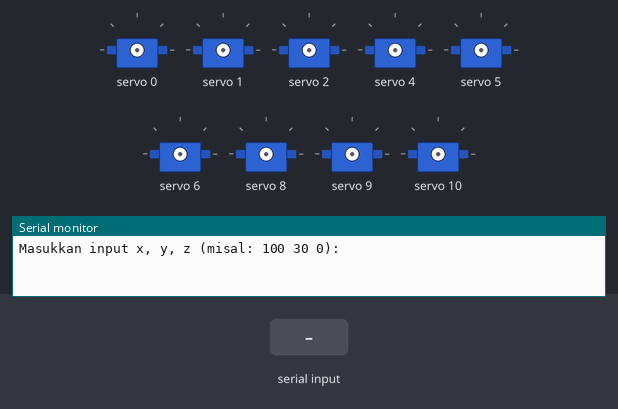
A sketch run on a simulated Arduino Uno, built with avr-gcc and run on an emulated ATmega328P. On the bench: 9 × servo, the last lines printed to the serial monitor. Inputs (shaded band) come from the test bench.

Above: at 1.2 s.
1.3 s: "90,45,200\n" received over Serial
At 3.5 s:
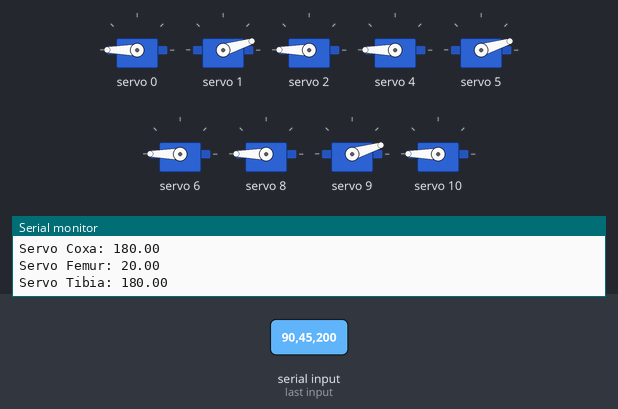
3.8 s: "30,150,10\n" received over Serial
At 5.7 s:
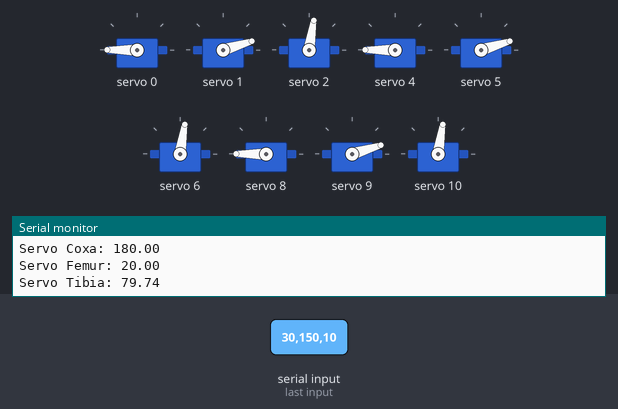
6.3 s: "90,45\n" received over Serial
At 9.1 s:
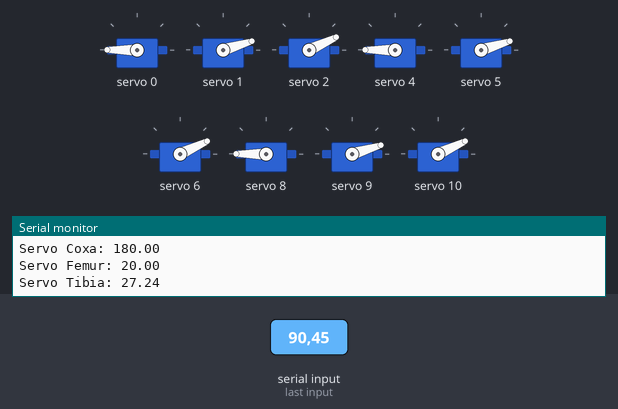
9.3 s: "30,150\n" received over Serial
At 10.7 s:
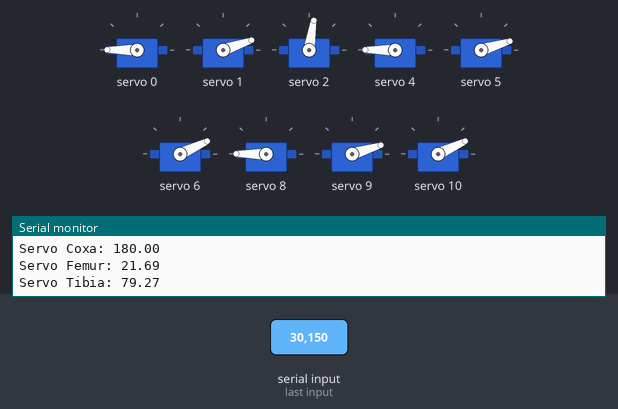
12.3 s: "5\n" received over Serial
At 14.7 s:
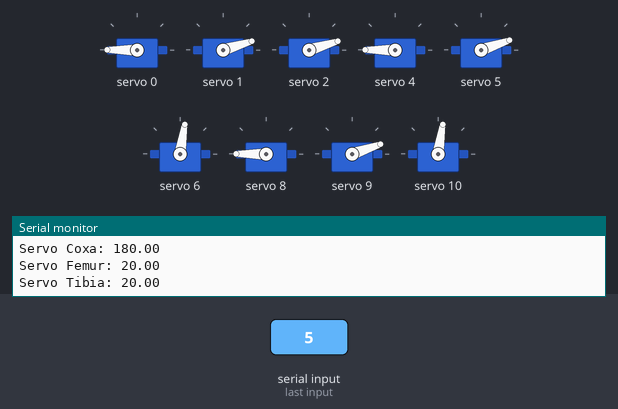
15.3 s: "200\n" received over Serial
At 19.1 s:
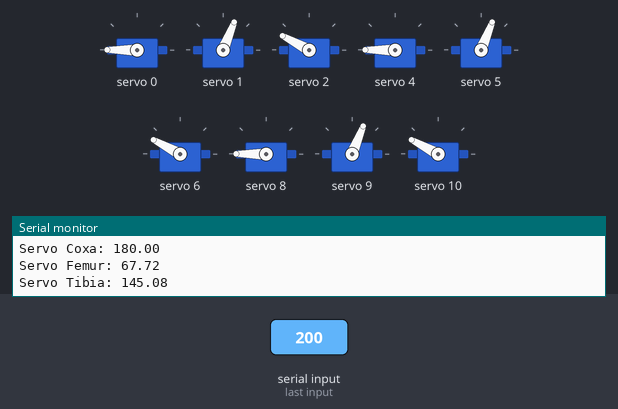
Timing chart, 0 to 19.3 s (numbered marks = the images above; inputs shaded):
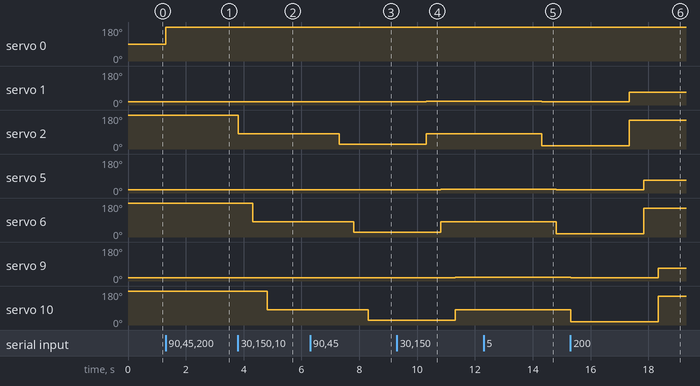

Measured:
- after the input at 1.3 s, servo 0: 90° → 180° at once
- after the input at 3.8 s, servo 2: 180° → 81° at once; servo 6: 180° → 81° after 0.52 s; servo 10: 180° → 81° after 1.0 s
- after the input at 6.3 s, servo 2: 81° → 25° after 1.0 s; servo 6: 81° → 25° after 1.5 s; servo 10: 81° → 25° after 2.0 s
- after the input at 9.3 s, servo 1: 17° → 19° after 1.0 s; servo 2: 25° → 81° after 1.0 s; servo 5: 17° → 19° after 1.5 s; servo 6: 25° → 81° after 1.5 s; servo 9: 17° → 19° after 2.0 s
- after the input at 12.3 s, servo 1: 19° → 17° after 2.0 s; servo 2: 81° → 17° after 2.0 s; servo 5: 19° → 17° after 2.5 s; servo 6: 81° → 17° after 2.5 s
- after the input at 15.3 s, servo 1: 17° → 68° after 2.0 s; servo 2: 17° → 152° after 2.0 s; servo 5: 17° → 68° after 2.5 s; servo 6: 17° → 152° after 2.5 s

The sketch:

LeftLeg_IK.ino
```cpp
#include <Wire.h>
#include <Adafruit_PWMServoDriver.h>

Adafruit_PWMServoDriver pwm = Adafruit_PWMServoDriver();

const int SERVOMIN = 102;
const int SERVOMAX = 512;

const float coxa_len  = 43.0;
const float femur_len = 60.0;
const float tibia_len = 104.0;

float constrainAngle(float val) {
  return constrain(val, 20, 180);
}

void inverseKinematic(float x, float y, float z, float &sudutCoxa, float &sudutFemur, float &sudutTibia) {
  sudutCoxa = degrees(atan2(y, x));
  float jarakHorizontal = sqrt(x * x + y * y) - coxa_len;
  float femur_1 = degrees(atan2(z, jarakHorizontal));
  float a = sqrt(z * z + jarakHorizontal * jarakHorizontal);
  a = min(a, femur_len + tibia_len);
  a = max(a, fabs(femur_len - tibia_len));

  float ratio = (femur_len * femur_len + a * a - tibia_len * tibia_len) / (2.0 * a * femur_len);
  ratio = constrain(ratio, -1, 1);
  float femur_2 = degrees(acos(ratio));

  sudutFemur = femur_1 + femur_2;

  float ratio2 = (femur_len * femur_len + tibia_len * tibia_len - a * a) / (2.0 * femur_len * tibia_len);
  ratio2 = constrain(ratio2, -1, 1);
  sudutTibia = degrees(acos(ratio2)) - 90.0;
}

void kakiKiri(float x, float y, float z, float &servoCoxa, float &servoFemur, float &servoTibia) {
  float c, f, t;
  inverseKinematic(x, y, z, c, f, t);

  c = fmod(c, 360);
  if (c < 0) {
    c += 360;
  }

  servoCoxa = constrainAngle(270.0 - c);
  servoFemur = constrainAngle(90.0 - f);
  servoTibia = constrainAngle(90.0 + t);
}

int angleToPulse(float angle) {
  return SERVOMIN + (angle / 180.0) * (SERVOMAX - SERVOMIN);
}

void setup() {
  Serial.begin(115200);
  Serial.println("Masukkan input x, y, z (misal: 100 30 0):");
  pwm.begin();
  pwm.setPWMFreq(50);
  delay(10);
}

void loop() {
  if (Serial.available() > 0) {
    float x = Serial.parseFloat();
    float y = Serial.parseFloat();
    float z = Serial.parseFloat();

    while (Serial.available() && Serial.read() != '\n') { }

    Serial.print("Input: x=");
    Serial.print(x);
    Serial.print(", y=");
    Serial.print(y);
    Serial.print(", z=");
    Serial.println(z);

    float servoCoxa, servoFemur, servoTibia;
    kakiKiri(x, y, z, servoCoxa, servoFemur, servoTibia);

    Serial.print("Servo Coxa: ");
    Serial.println(servoCoxa);
    Serial.print("Servo Femur: ");
    Serial.println(servoFemur);
    Serial.print("Servo Tibia: ");
    Serial.println(servoTibia);

    int pulseCoxa  = angleToPulse(servoCoxa);
    int pulseFemur = angleToPulse(servoFemur);
    int pulseTibia = angleToPulse(servoTibia);

    pwm.setPWM(0, 0, pulseCoxa);
    pwm.setPWM(1, 0, pulseFemur);
    pwm.setPWM(2, 0, pulseTibia);
    delay(500);

    pwm.setPWM(4, 0, pulseCoxa);
    pwm.setPWM(5, 0, pulseFemur);
    pwm.setPWM(6, 0, pulseTibia);
    delay(500);

    pwm.setPWM(8, 0, pulseCoxa);
    pwm.setPWM(9, 0, pulseFemur);
    pwm.setPWM(10, 0, pulseTibia);
  }
  delay(10);
}
```
